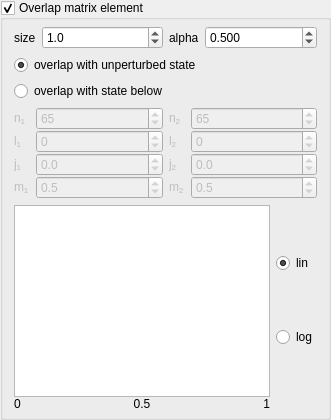
             <widget class="QGroupBox" name="groupbox_plot_overlap">
              <property name="enabled">
               <bool>true</bool>
              </property>
              <property name="title">
               <string>Overlap matrix element</string>
              </property>
              <property name="flat">
               <bool>false</bool>
              </property>
              <property name="checkable">
               <bool>true</bool>
              </property>
              <property name="checked">
               <bool>true</bool>
              </property>
              <layout class="QVBoxLayout" name="verticalLayout_19">
               <property name="topMargin">
                <number>6</number>
               </property>
               <property name="bottomMargin">
                <number>6</number>
               </property>
               <item>
                <layout class="QHBoxLayout" name="horizontalLayout_12">
                 <item>
                  <layout class="QFormLayout" name="formLayout_28">
                   <property name="sizeConstraint">
                    <enum>QLayout::SetDefaultConstraint</enum>
                   </property>
                   <property name="fieldGrowthPolicy">
                    <enum>QFormLayout::ExpandingFieldsGrow</enum>
                   </property>
                   <property name="labelAlignment">
                    <set>Qt::AlignLeading|Qt::AlignLeft|Qt::AlignVCenter</set>
                   </property>
                   <property name="formAlignment">
                    <set>Qt::AlignLeading|Qt::AlignLeft|Qt::AlignTop</set>
                   </property>
                   <property name="verticalSpacing">
                    <number>0</number>
                   </property>
                   <item row="1" column="0">
                    <widget class="QLabel" name="label_76">
                     <property name="text">
                      <string>size</string>
                     </property>
                     <property name="textFormat">
                      <enum>Qt::AutoText</enum>
                     </property>
                    </widget>
                   </item>
                   <item row="1" column="1">
                    <widget class="QDoubleSpinBox" name="spinbox_plot_szOverlap">
                     <property name="sizePolicy">
                      <sizepolicy hsizetype="MinimumExpanding" vsizetype="Fixed">
                       <horstretch>0</horstretch>
                       <verstretch>0</verstretch>
                      </sizepolicy>
                     </property>
                     <property name="minimumSize">
                      <size>
                       <width>0</width>
                       <height>0</height>
                      </size>
                     </property>
                     <property name="decimals">
                      <number>1</number>
                     </property>
                     <property name="minimum">
                      <double>0.100000000000000</double>
                     </property>
                     <property name="maximum">
                      <double>99.000000000000000</double>
                     </property>
                     <property name="singleStep">
                      <double>0.100000000000000</double>
                     </property>
                     <property name="value">
                      <double>1.000000000000000</double>
                     </property>
                    </widget>
                   </item>
                  </layout>
                 </item>
                 <item>
                  <layout class="QFormLayout" name="formLayout_29">
                   <property name="sizeConstraint">
                    <enum>QLayout::SetDefaultConstraint</enum>
                   </property>
                   <property name="fieldGrowthPolicy">
                    <enum>QFormLayout::ExpandingFieldsGrow</enum>
                   </property>
                   <property name="labelAlignment">
                    <set>Qt::AlignLeading|Qt::AlignLeft|Qt::AlignVCenter</set>
                   </property>
                   <property name="formAlignment">
                    <set>Qt::AlignLeading|Qt::AlignLeft|Qt::AlignTop</set>
                   </property>
                   <property name="verticalSpacing">
                    <number>0</number>
                   </property>
                   <item row="1" column="0">
                    <widget class="QLabel" name="label_77">
                     <property name="text">
                      <string>alpha</string>
                     </property>
                     <property name="textFormat">
                      <enum>Qt::AutoText</enum>
                     </property>
                    </widget>
                   </item>
                   <item row="1" column="1">
                    <widget class="QDoubleSpinBox" name="spinbox_plot_transpOverlap">
                     <property name="sizePolicy">
                      <sizepolicy hsizetype="MinimumExpanding" vsizetype="Fixed">
                       <horstretch>0</horstretch>
                       <verstretch>0</verstretch>
                      </sizepolicy>
                     </property>
                     <property name="minimumSize">
                      <size>
                       <width>0</width>
                       <height>0</height>
                      </size>
                     </property>
                     <property name="decimals">
                      <number>3</number>
                     </property>
                     <property name="minimum">
                      <double>0.001000000000000</double>
                     </property>
                     <property name="maximum">
                      <double>1.000000000000000</double>
                     </property>
                     <property name="singleStep">
                      <double>0.100000000000000</double>
                     </property>
                     <property name="value">
                      <double>0.500000000000000</double>
                     </property>
                    </widget>
                   </item>
                  </layout>
                 </item>
                </layout>
               </item>
               <item>
                <widget class="QRadioButton" name="radiobutton_plot_overlapUnperturbed">
                 <property name="text">
                  <string>overlap with unperturbed state</string>
                 </property>
                 <property name="checked">
                  <bool>true</bool>
                 </property>
                </widget>
               </item>
               <item>
                <widget class="QRadioButton" name="radiobutton_plot_overlapDefined">
                 <property name="text">
                  <string>overlap with state below</string>
                 </property>
                </widget>
               </item>
               <item>
                <widget class="QWidget" name="widget_plot_qn" native="true">
                 <property name="enabled">
                  <bool>false</bool>
                 </property>
                 <layout class="QHBoxLayout" name="horizontalLayout_4">
                  <property name="spacing">
                   <number>6</number>
                  </property>
                  <property name="leftMargin">
                   <number>0</number>
                  </property>
                  <property name="topMargin">
                   <number>0</number>
                  </property>
                  <property name="rightMargin">
                   <number>0</number>
                  </property>
                  <property name="bottomMargin">
                   <number>0</number>
                  </property>
                  <item>
                   <layout class="QFormLayout" name="formLayout_5">
                    <property name="fieldGrowthPolicy">
                     <enum>QFormLayout::ExpandingFieldsGrow</enum>
                    </property>
                    <property name="labelAlignment">
                     <set>Qt::AlignLeading|Qt::AlignLeft|Qt::AlignVCenter</set>
                    </property>
                    <property name="formAlignment">
                     <set>Qt::AlignLeading|Qt::AlignLeft|Qt::AlignTop</set>
                    </property>
                    <property name="verticalSpacing">
                     <number>0</number>
                    </property>
                    <item row="1" column="0">
                     <widget class="QLabel" name="label_6">
                      <property name="text">
                       <string>n&lt;sub&gt;1&lt;/sub&gt;</string>
                      </property>
                      <property name="textFormat">
                       <enum>Qt::AutoText</enum>
                      </property>
                     </widget>
                    </item>
                    <item row="1" column="1">
                     <widget class="QSpinBox" name="spinbox_plot_n1">
                      <property name="sizePolicy">
                       <sizepolicy hsizetype="MinimumExpanding" vsizetype="Fixed">
                        <horstretch>0</horstretch>
                        <verstretch>0</verstretch>
                       </sizepolicy>
                      </property>
                      <property name="minimumSize">
                       <size>
                        <width>0</width>
                        <height>0</height>
                       </size>
                      </property>
                      <property name="statusTip">
                       <string>A value of -1 means that the quantum number can be of any value.</string>
                      </property>
                      <property name="minimum">
                       <number>-1</number>
                      </property>
                      <property name="maximum">
                       <number>999</number>
                      </property>
                      <property name="value">
                       <number>65</number>
                      </property>
                     </widget>
                    </item>
                    <item row="2" column="0">
                     <widget class="QLabel" name="label_10">
                      <property name="text">
                       <string>l&lt;sub&gt;1&lt;/sub&gt;</string>
                      </property>
                     </widget>
                    </item>
                    <item row="2" column="1">
                     <widget class="QSpinBox" name="spinbox_plot_l1">
                      <property name="sizePolicy">
                       <sizepolicy hsizetype="MinimumExpanding" vsizetype="Fixed">
                        <horstretch>0</horstretch>
                        <verstretch>0</verstretch>
                       </sizepolicy>
                      </property>
                      <property name="minimumSize">
                       <size>
                        <width>0</width>
                        <height>0</height>
                       </size>
                      </property>
                      <property name="statusTip">
                       <string>A value of -1 means that the quantum number can be of any value.</string>
                      </property>
                      <property name="minimum">
                       <number>-1</number>
                      </property>
                      <property name="maximum">
                       <number>100</number>
                      </property>
                     </widget>
                    </item>
                    <item row="3" column="0">
                     <widget class="QLabel" name="label_11">
                      <property name="text">
                       <string>j&lt;sub&gt;1&lt;/sub&gt;</string>
                      </property>
                     </widget>
                    </item>
                    <item row="3" column="1">
                     <widget class="QDoubleSpinBox" name="spinbox_plot_j1">
                      <property name="sizePolicy">
                       <sizepolicy hsizetype="MinimumExpanding" vsizetype="Fixed">
                        <horstretch>0</horstretch>
                        <verstretch>0</verstretch>
                       </sizepolicy>
                      </property>
                      <property name="minimumSize">
                       <size>
                        <width>0</width>
                        <height>0</height>
                       </size>
                      </property>
                      <property name="statusTip">
                       <string>A value of -1 means that the quantum number can be of any value.</string>
                      </property>
                      <property name="decimals">
                       <number>1</number>
                      </property>
                      <property name="minimum">
                       <double>-1.000000000000000</double>
                      </property>
                      <property name="maximum">
                       <double>99.500000000000000</double>
                      </property>
                     </widget>
                    </item>
                    <item row="4" column="0">
                     <widget class="QLabel" name="label_14">
                      <property name="text">
                       <string>m&lt;sub&gt;1&lt;/sub&gt;</string>
                      </property>
                     </widget>
                    </item>
                    <item row="4" column="1">
                     <widget class="QDoubleSpinBox" name="spinbox_plot_m1">
                      <property name="sizePolicy">
                       <sizepolicy hsizetype="MinimumExpanding" vsizetype="Fixed">
                        <horstretch>0</horstretch>
                        <verstretch>0</verstretch>
                       </sizepolicy>
                      </property>
                      <property name="minimumSize">
                       <size>
                        <width>0</width>
                        <height>0</height>
                       </size>
                      </property>
                      <property name="statusTip">
                       <string>A value of -1 means that the quantum number can be of any value.</string>
                      </property>
                      <property name="decimals">
                       <number>1</number>
                      </property>
                      <property name="minimum">
                       <double>-99.500000000000000</double>
                      </property>
                      <property name="maximum">
                       <double>99.500000000000000</double>
                      </property>
                      <property name="value">
                       <double>0.500000000000000</double>
                      </property>
                     </widget>
                    </item>
                   </layout>
                  </item>
                  <item>
                   <layout class="QFormLayout" name="formLayout_8">
                    <property name="fieldGrowthPolicy">
                     <enum>QFormLayout::ExpandingFieldsGrow</enum>
                    </property>
                    <property name="labelAlignment">
                     <set>Qt::AlignLeading|Qt::AlignLeft|Qt::AlignVCenter</set>
                    </property>
                    <property name="formAlignment">
                     <set>Qt::AlignLeading|Qt::AlignLeft|Qt::AlignTop</set>
                    </property>
                    <property name="verticalSpacing">
                     <number>0</number>
                    </property>
                    <item row="2" column="0">
                     <widget class="QLabel" name="label_22">
                      <property name="text">
                       <string>n&lt;sub&gt;2&lt;/sub&gt;</string>
                      </property>
                      <property name="textFormat">
                       <enum>Qt::AutoText</enum>
                      </property>
                     </widget>
                    </item>
                    <item row="2" column="1">
                     <widget class="QSpinBox" name="spinbox_plot_n2">
                      <property name="sizePolicy">
                       <sizepolicy hsizetype="MinimumExpanding" vsizetype="Fixed">
                        <horstretch>0</horstretch>
                        <verstretch>0</verstretch>
                       </sizepolicy>
                      </property>
                      <property name="minimumSize">
                       <size>
                        <width>0</width>
                        <height>0</height>
                       </size>
                      </property>
                      <property name="statusTip">
                       <string>A value of -1 means that the quantum number can be of any value.</string>
                      </property>
                      <property name="minimum">
                       <number>-1</number>
                      </property>
                      <property name="maximum">
                       <number>999</number>
                      </property>
                      <property name="value">
                       <number>65</number>
                      </property>
                     </widget>
                    </item>
                    <item row="3" column="0">
                     <widget class="QLabel" name="label_23">
                      <property name="text">
                       <string>l&lt;sub&gt;2&lt;/sub&gt;</string>
                      </property>
                     </widget>
                    </item>
                    <item row="3" column="1">
                     <widget class="QSpinBox" name="spinbox_plot_l2">
                      <property name="sizePolicy">
                       <sizepolicy hsizetype="MinimumExpanding" vsizetype="Fixed">
                        <horstretch>0</horstretch>
                        <verstretch>0</verstretch>
                       </sizepolicy>
                      </property>
                      <property name="minimumSize">
                       <size>
                        <width>0</width>
                        <height>0</height>
                       </size>
                      </property>
                      <property name="statusTip">
                       <string>A value of -1 means that the quantum number can be of any value.</string>
                      </property>
                      <property name="minimum">
                       <number>-1</number>
                      </property>
                      <property name="maximum">
                       <number>100</number>
                      </property>
                     </widget>
                    </item>
                    <item row="4" column="0">
                     <widget class="QLabel" name="label_24">
                      <property name="text">
                       <string>j&lt;sub&gt;2&lt;/sub&gt;</string>
                      </property>
                     </widget>
                    </item>
                    <item row="4" column="1">
                     <widget class="QDoubleSpinBox" name="spinbox_plot_j2">
                      <property name="sizePolicy">
                       <sizepolicy hsizetype="MinimumExpanding" vsizetype="Fixed">
                        <horstretch>0</horstretch>
                        <verstretch>0</verstretch>
                       </sizepolicy>
                      </property>
                      <property name="minimumSize">
                       <size>
                        <width>0</width>
                        <height>0</height>
                       </size>
                      </property>
                      <property name="statusTip">
                       <string>A value of -1 means that the quantum number can be of any value.</string>
                      </property>
                      <property name="decimals">
                       <number>1</number>
                      </property>
                      <property name="minimum">
                       <double>-1.000000000000000</double>
                      </property>
                      <property name="maximum">
                       <double>99.500000000000000</double>
                      </property>
                     </widget>
                    </item>
                    <item row="5" column="0">
                     <widget class="QLabel" name="label_25">
                      <property name="text">
                       <string>m&lt;sub&gt;2&lt;/sub&gt;</string>
                      </property>
                     </widget>
                    </item>
                    <item row="5" column="1">
                     <widget class="QDoubleSpinBox" name="spinbox_plot_m2">
                      <property name="sizePolicy">
                       <sizepolicy hsizetype="MinimumExpanding" vsizetype="Fixed">
                        <horstretch>0</horstretch>
                        <verstretch>0</verstretch>
                       </sizepolicy>
                      </property>
                      <property name="minimumSize">
                       <size>
                        <width>0</width>
                        <height>0</height>
                       </size>
                      </property>
                      <property name="statusTip">
                       <string>A value of -1 means that the quantum number can be of any value.</string>
                      </property>
                      <property name="decimals">
                       <number>1</number>
                      </property>
                      <property name="minimum">
                       <double>-99.500000000000000</double>
                      </property>
                      <property name="maximum">
                       <double>99.500000000000000</double>
                      </property>
                      <property name="value">
                       <double>0.500000000000000</double>
                      </property>
                     </widget>
                    </item>
                   </layout>
                  </item>
                 </layout>
                </widget>
               </item>
               <item>
                <layout class="QGridLayout" name="gridLayout_3">
                 <property name="verticalSpacing">
                  <number>0</number>
                 </property>
                 <item row="1" column="0">
                  <widget class="GradientWidget" name="gradientwidget_plot_gradient">
                   <property name="sizePolicy">
                    <sizepolicy hsizetype="Expanding" vsizetype="Fixed">
                     <horstretch>0</horstretch>
                     <verstretch>0</verstretch>
                    </sizepolicy>
                   </property>
                   <property name="minimumSize">
                    <size>
                     <width>0</width>
                     <height>35</height>
                    </size>
                   </property>
                  </widget>
                 </item>
                 <item row="2" column="0">
                  <layout class="QHBoxLayout" name="horizontalLayout_3">
                   <item>
                    <widget class="QLabel" name="label_plot_1st">
                     <property name="text">
                      <string>0</string>
                     </property>
                    </widget>
                   </item>
                   <item>
                    <widget class="QLabel" name="label_plot_2nd">
                     <property name="text">
                      <string>0.5</string>
                     </property>
                     <property name="alignment">
                      <set>Qt::AlignCenter</set>
                     </property>
                    </widget>
                   </item>
                   <item>
                    <widget class="QLabel" name="label_9">
                     <property name="text">
                      <string>1</string>
                     </property>
                     <property name="alignment">
                      <set>Qt::AlignRight|Qt::AlignTrailing|Qt::AlignVCenter</set>
                     </property>
                    </widget>
                   </item>
                  </layout>
                 </item>
                 <item row="1" column="1">
                  <widget class="QWidget" name="verticalWidget" native="true">
                   <layout class="QVBoxLayout" name="verticalLayout_4">
                    <property name="leftMargin">
                     <number>0</number>
                    </property>
                    <property name="topMargin">
                     <number>0</number>
                    </property>
                    <property name="rightMargin">
                     <number>0</number>
                    </property>
                    <property name="bottomMargin">
                     <number>0</number>
                    </property>
                    <item>
                     <widget class="QRadioButton" name="radiobutton_plot_lin">
                      <property name="text">
                       <string>lin</string>
                      </property>
                      <property name="checked">
                       <bool>true</bool>
                      </property>
                     </widget>
                    </item>
                    <item>
                     <widget class="QRadioButton" name="radiobutton_plot_log">
                      <property name="text">
                       <string>log</string>
                      </property>
                     </widget>
                    </item>
                   </layout>
                  </widget>
                 </item>
                </layout>
               </item>
              </layout>
             </widget>
